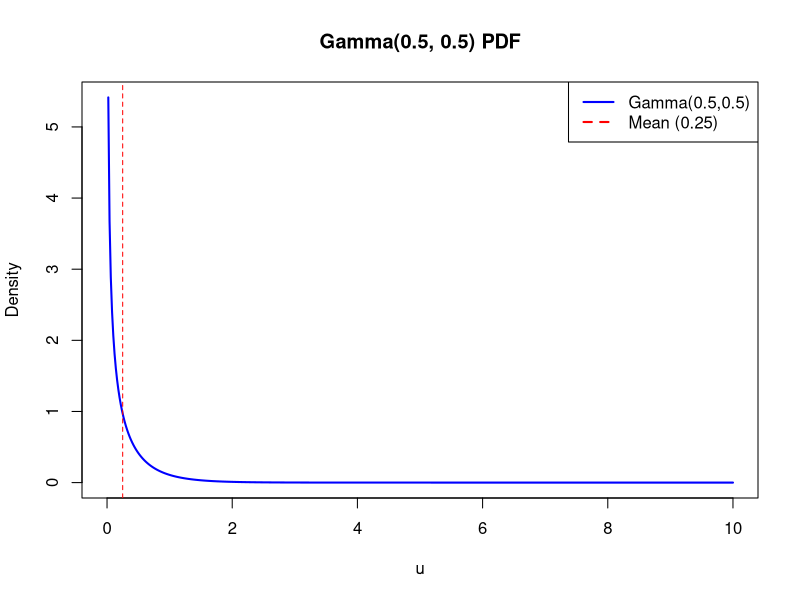

This figure's R source:

# Parameters
shape_val <- 0.5 # very skewed
scale_val <- 0.5   # small scale

# Grid for x values
x_vals <- seq(0, 10, length.out = 500)   # we only need small range (most mass is near 0)

# Compute PDF
y_vals <- dgamma(x_vals, shape = shape_val, scale = scale_val)

# Plot
plot(x_vals, y_vals, type = "l", lwd = 2, col = "blue",
     main = "Gamma(0.5, 0.5) PDF",
     xlab = "u", ylab = "Density")

# Add mean line
gamma_mean <- shape_val * scale_val  # mean = 0.25
abline(v = gamma_mean, col = "red", lty = 2)
legend("topright",
       legend = c("Gamma(0.5,0.5)", "Mean (0.25)"),
       col = c("blue", "red"),
       lty = c(1,2), lwd = 2)
